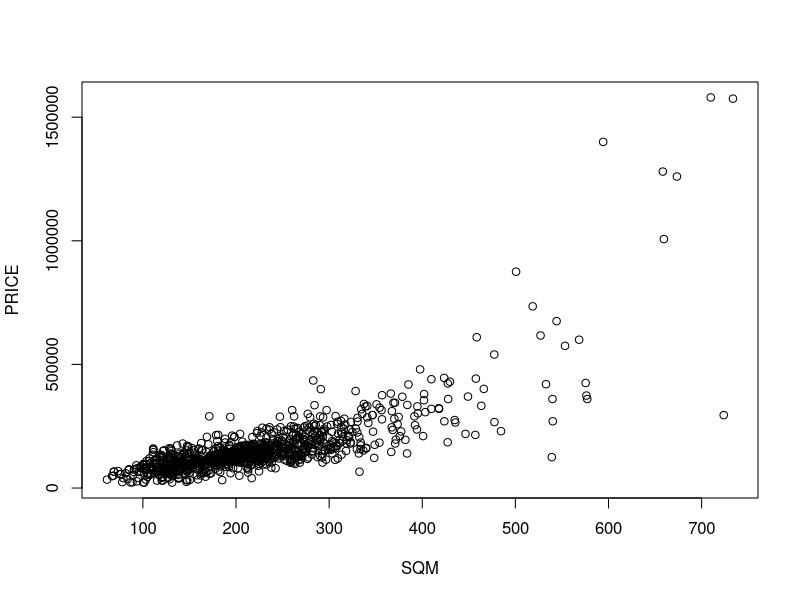
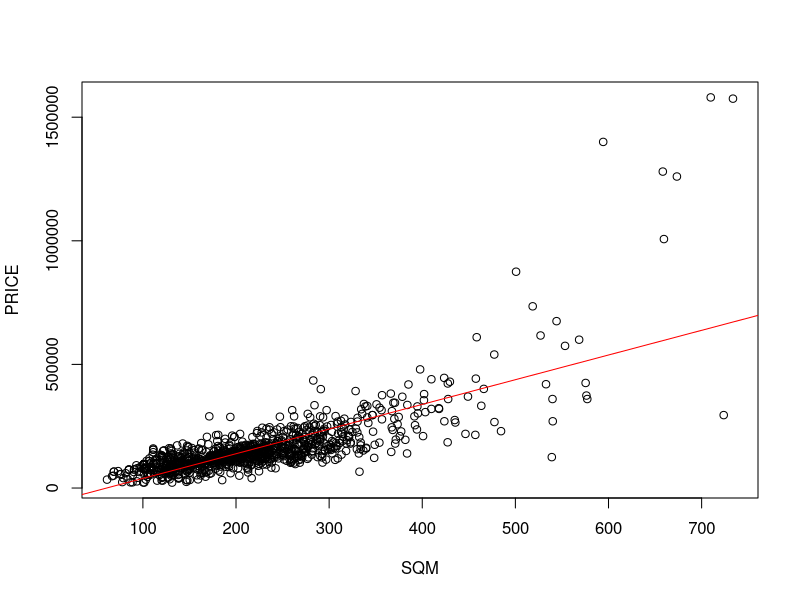
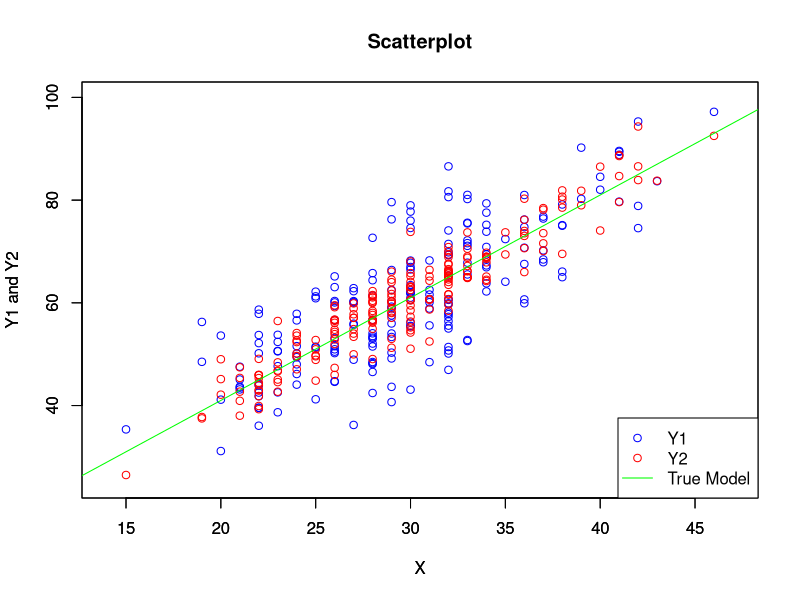

Write R code to recreate these figures, in order.
################################################################################
#                                                                              #
#            Assignment 2: The Simple Linear Regression Model                  # 
#                       Exercise 3 and 5                                       #
#                                                                              #
################################################################################

##### Exercise 3: House Prices #####

# Read data
houses <- read.csv("houseprices.csv")

# Exploration
summary(houses)
plot(PRICE ~ SQM, data = houses) # positive relationship between price and sqm
cor(houses$PRICE, houses$SQM)

# a) Linear Regression with OLS
linModA <- lm(PRICE ~ SQM, data = houses)
summary(linModA)

# Add a regression line to the scatterplot
plot(PRICE ~ SQM, data = houses)
abline(linModA, col="red")

# c) Predict the price for the house of size 200m^2 
price_200 <- predict(linModA, data.frame(SQM = c(200)))
print(price_200) # Print the value in the console

# d) Scaling
houses$priceScaled <- houses$PRICE/1000 # price in 1000 $ 
# Linear regression with scaled price
linModC <- lm(priceScaled ~ SQM, data = houses)
summary(linModC)
# Prediction
priceScaled_200 <- predict(linModC, data.frame(SQM = c(200)))
# The prediction is still in 1000$. For interpretation, calculate in $ * 1000:
priceInDollar_200 <- priceScaled_200 * 1000 

#####  Assignment 5: Estimation Uncertainty #####

# Read data
random <- read.csv("random.csv")

# a) linear model y1 ~ x
regA <- lm(Y1 ~ X, data = random)
summary(regA)
# (i) Covariance matrix of the coefficients
vcov(regA)
# (ii) Without a constant/intercept - By default, intercept is included in 
# a regression in R. To estimate the model without an intercept, include -1 in 
# the equation
regNoInt <- lm(Y1 ~ -1 + X, data = random)
summary(regNoInt)

# b) Linear model y2 ~ x
regB <- lm(Y2 ~ X, data = random)
summary(regB)

# Two scatterplots in one plot
plot(Y1 ~ X, data = random, col = "blue",  xlab='X', ylab='Y1 and Y2',
     xlim=c(14,47), ylim=c(25,100), main='Scatterplot') # plot 1
par(new = TRUE) # plot the next plot in the previous one
plot(Y2 ~ X, data = random, col = "red", xlab='X', ylab='Y1 and Y2',
     xlim=c(14,47), ylim=c(25,100)) # plot 2
abline(a = 1, b = 2, col = "green") # true model line
legend("bottomright", legend=c('Y1', 'Y2', 'True Model'),
       col=c('blue', 'red', 'green'), pch = c(1, 1, NA_integer_),
       lty = c(0, 0, 1)) # add a legend


# c) Reduce the variation of x 
# (i) by rescaling of X
random$xScaled <- random$X/10
# Re-estimate the model from b)
regScaledX <- lm(Y2 ~ xScaled, data = random)
summary(regScaledX)
# (ii) by reducing the sample size; use the first 100 observations
regSmallSample <- lm(Y2 ~ X, data = random[1:100,])
summary(regSmallSample)

# d) inverse regression
# (1) for regression in a)
regInvA <- lm(X ~ Y1, data = random)
summary(regInvA)
# (2) for regression in b)
regInvB <- lm(X ~ Y2, data = random)
summary(regInvB)